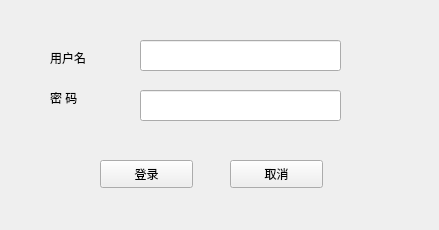
<?xml version="1.0" encoding="UTF-8"?>
<ui version="4.0">
 <class>Form</class>
 <widget class="QWidget" name="Form">
  <property name="geometry">
   <rect>
    <x>0</x>
    <y>0</y>
    <width>439</width>
    <height>230</height>
   </rect>
  </property>
  <property name="windowTitle">
   <string>登录JIRA</string>
  </property>
  <property name="windowIcon">
   <iconset>
    <normaloff>../../../../../woodpecker.ico</normaloff>../../../../../woodpecker.ico</iconset>
  </property>
  <widget class="QPushButton" name="btnLogin">
   <property name="geometry">
    <rect>
     <x>100</x>
     <y>160</y>
     <width>93</width>
     <height>28</height>
    </rect>
   </property>
   <property name="text">
    <string>登录</string>
   </property>
  </widget>
  <widget class="QLineEdit" name="txt_username">
   <property name="geometry">
    <rect>
     <x>140</x>
     <y>40</y>
     <width>201</width>
     <height>31</height>
    </rect>
   </property>
  </widget>
  <widget class="QLineEdit" name="txt_pwd">
   <property name="geometry">
    <rect>
     <x>140</x>
     <y>90</y>
     <width>201</width>
     <height>31</height>
    </rect>
   </property>
  </widget>
  <widget class="QPushButton" name="btnCancel">
   <property name="geometry">
    <rect>
     <x>230</x>
     <y>160</y>
     <width>93</width>
     <height>28</height>
    </rect>
   </property>
   <property name="text">
    <string>取消</string>
   </property>
  </widget>
  <widget class="QLabel" name="label">
   <property name="geometry">
    <rect>
     <x>50</x>
     <y>50</y>
     <width>72</width>
     <height>15</height>
    </rect>
   </property>
   <property name="text">
    <string>用户名</string>
   </property>
  </widget>
  <widget class="QLabel" name="label_2">
   <property name="geometry">
    <rect>
     <x>50</x>
     <y>90</y>
     <width>72</width>
     <height>15</height>
    </rect>
   </property>
   <property name="text">
    <string>密 码</string>
   </property>
  </widget>
 </widget>
 <resources/>
 <connections/>
</ui>
